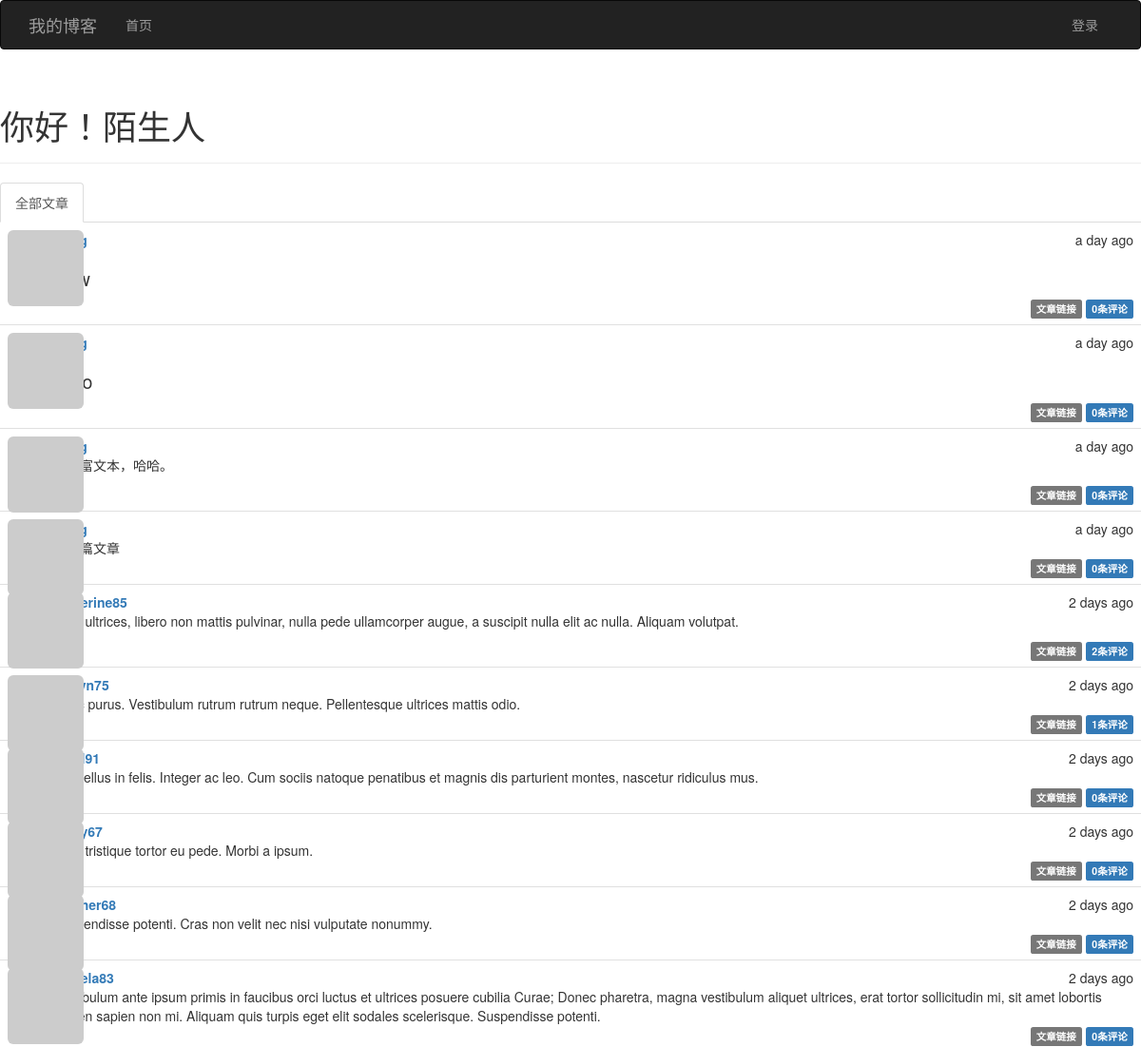
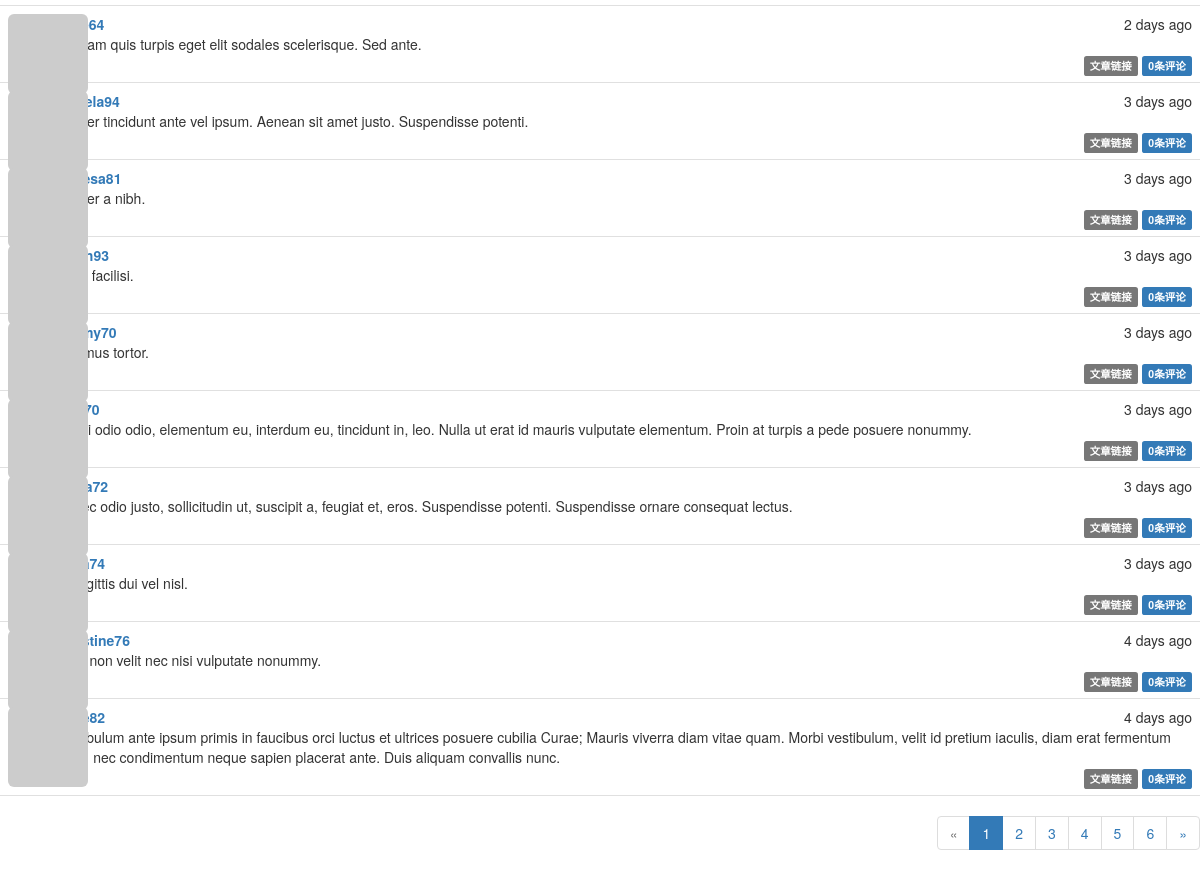
The page / on the database its author committed (2 pictures, top to bottom).
### app/models.py (models this page shows, shortened)
class Post(db.Model):
    __tablename__ = 'posts'
    id = db.Column(db.Integer, primary_key=True)
    body = db.Column(db.Text)
    body_html = db.Column(db.Text)
    timestamp = db.Column(db.DateTime, index=True, default=datetime.utcnow)
    author_id = db.Column(db.Integer, db.ForeignKey('users.id'))
    comments = db.relationship("Comment", backref='post', lazy='dynamic')

class User(UserMixin,db.Model):
    __tablename__='users'
    id = db.Column(db.Integer, primary_key=True)
    email = db.Column(db.String(64), unique=True, index=True)
    username = db.Column(db.String(64), unique=True, index=True)
    password_hash = db.Column(db.String(128))
    confirmed = db.Column(db.Boolean, default=False)
    role_id = db.Column(db.Integer, db.ForeignKey('roles.id'))
    name = db.Column(db.String(64))
    location = db.Column(db.String(64))
    about_me = db.Column(db.Text())
    member_since = db.Column(db.DateTime(), default=datetime.utcnow)
    last_seen = db.Column(db.DateTime(), default=datetime.utcnow)
    avatar_hash = db.Column(db.String(32))
    posts = db.relationship('Post', backref='author', lazy='dynamic')
    followed = db.relationship('Follow',
                               foreign_keys=[Follow.follower_id],
                               backref=db.backref('follower', lazy='joined'),
                               lazy='dynamic',
                               cascade='all, delete-orphan')
    followers = db.relationship('Follow',
                               foreign_keys=[Follow.followed_id],
                               backref=db.backref('followed', lazy='joined'),
                                lazy='dynamic',
                               cascade='all, delete-orphan')
    comments = db.relationship("Comment", backref='author', lazy='dynamic')
    @property
    def password(self):
        raise AttributeError('password is not a readable attribute')
    def gravatar(self, size=100, default='identicon', rating='g'):
        if request.is_secure:
            url = 'http://secure.gravatar.com/avatar'
        else:
            url = 'http://www.gravatar.com/avatar'
        hash = self.avatar_hash or hashlib.md5(
            self.email.encode('utf-8')).hexdigest()
        return '{url}/{hash}?s={size}&d={default}&r={rating}'.format(
            url=url, hash=hash, size=size, default=default, rating=rating)

### app/main/views.py (the view)
@main.route('/', methods=['GET', 'POST'])
def index():
    form = PostForm()
    if current_user.can(Permission.WRITE_ARTICLES) and form.validate_on_submit():
        post = Post(body=form.body.data,
                    author=current_user._get_current_object())
        db.session.add(post)
        return redirect(url_for('.index'))
    page = request.args.get('page', 1, type=int)
    show_followed = False
    if current_user.is_authenticated:
        show_followed = bool(request.cookies.get('show_followed', ''))
    if show_followed:
        query = current_user.followed_posts
    else:
        query = Post.query
    pagination = query.order_by(Post.timestamp.desc()).paginate(
        page, per_page=current_app.config['MYBLOG_POSTS_PER_PAGE'],
        error_out=False)
    posts = pagination.items
    return render_template('index.html', form=form, posts=posts,
                           show_followed=show_followed, pagination=pagination)

### app/auth/views.py (called while the page is built)
@auth.before_app_request
def before_request():
    if current_user.is_authenticated:
        current_user.ping()
        if not current_user.confirmed \
            and request.endpoint \
            and request.endpoint[:5] != 'auth.' \
            and request.endpoint != 'static':
            return redirect(url_for('auth.unconfirmed'))

### app/main/__init__.py (called while the page is built)
@main.app_context_processor
def inject_permissions():
    return dict(Permission=Permission)

### app/models.py (called while the page is built)
    def can(self, permissions):
        return False

    def is_administrator(self):
        return False

### app/templates/index.html (shortened to what this page needs)
{% extends "base.html" %}
{% import "bootstrap/wtf.html" as wtf %}
{% import "_macros.html" as macros %}
{% block page_content %}
<div class="page-header">
    <h1>你好！{% if current_user.is_authenticated %}{{ current_user.username }}{% else %}陌生人{% endif %}</h1>
</div>
<div class="post-tabs">
    <ul class="nav nav-tabs">
        <li {% if not show_followed %} class="active" {% endif %}><a href="{{ url_for('.show_all') }}">全部文章</a> </li>
    </ul>
    {% include '_posts.html' %}
</div>
{% if pagination %}
<div class="pagination">
    {{ macros.pagination_widget(pagination, '.index') }}
</div>
{% endif %}
{% endblock %}

### app/templates/_posts.html (shortened to what this page needs)
<ul class="posts">
    {% for post in posts %}
    <li class="post">
        <div class="profile-thumbnail">
            <a href="{{ url_for('.user', username=post.author.username) }}">
                <img class="img-rounded profile-thumbnail" src="{{ post.author.gravatar(size=40) }}">
            </a>
        </div>
        <div class="post-content">
            <div class="post-date">{{ moment(post.timestamp).fromNow() }}</div>
            <div class="post-author">
                <a href="{{ url_for('.user', username=post.author.username) }}">
                    {{ post.author.username }}
                </a>
            </div>
            <div class="post-body">
                {% if post.body_html %}
                {{ post.body_html | safe }}
                {% else %}
                {{ post.body }}
                {% endif %}
            </div>
            <div class="post-footer">
                <a href="{{ url_for('.post', id=post.id) }}">
                    <span class="label label-default">文章链接</span>
                </a>
                <a href="{{ url_for('.post', id=post.id) }}#comments">
                    <span class="label label-primary">{{ post.comments.count() }}条评论</span>
                </a>
            </div>
        </div>
    </li>
    {% endfor %}
</ul>

### app/static/styles.css (style rules this page uses)
.profile-thumbnail { position: absolute; }
div.post-tabs { margin-top: 16px; }
ul.posts { list-style-type: none; padding: 0px; margin: 16px 0px 0px 0px; border-top: 1px solid #e0e0e0; }
div.post-tabs ul.posts { margin: 0px; border-top: none; }
ul.posts li.post { padding: 8px; border-bottom: 1px solid #e0e0e0; }
div.post-date { float: right; }
div.post-author { font-weight: bold; }
div.post-content { margin-left: 48px; min-height: 48px; }
div.post-footer { text-align: right; }
div.pagination { width: 100%; text-align: right; padding: 0px; margin: 0px; }
.post-body h1 { font-size: 140%; }

### rows shown on the page
Post: timestamp "a day ago", comments.count "0"
Post: timestamp "a day ago", comments.count "0"
Post: timestamp "a day ago", body_html "添加富文本，哈哈。", comments.count "0"
Post: timestamp "a day ago", body "第一篇文章", comments.count "0"
Post: timestamp "2 days ago", author.username "catherine85", body_html "Nam ultrices, libero non mattis pulvinar, nulla pede ullamcorper augue, a suscipit nulla elit ac nulla. Aliquam volutpat.", comments.count "2"
Post: timestamp "2 days ago", body "Nunc purus. Vestibulum rutrum rutrum neque. Pellentesque ultrices mattis odio.", comments.count "1"
Post: timestamp "2 days ago", body "Phasellus in felis. Integer ac leo. Cum sociis natoque penatibus et magnis dis parturient montes, nascetur ridiculus mus.", comments.count "0"
Post: timestamp "2 days ago", body "Nam tristique tortor eu pede. Morbi a ipsum.", comments.count "0"
Post: timestamp "2 days ago", author.username "heather68", body "Suspendisse potenti. Cras non velit nec nisi vulputate nonummy.", comments.count "0"
Post: timestamp "2 days ago", body "Vestibulum ante ipsum primis in faucibus orci luctus et ultrices posuere cubilia Curae; Donec pharetra, magna vestibulum aliquet ultrices, erat tortor sollicitudin mi, sit amet lobortis sapien sapien non mi. Aliquam quis turpis eget elit sodales scelerisque. Suspendisse potenti.", comments.count "0"
Post: timestamp "2 days ago", body "Aliquam quis turpis eget elit sodales scelerisque. Sed ante.", comments.count "0"
Post: timestamp "3 days ago", body "Integer tincidunt ante vel ipsum. Aenean sit amet justo. Suspendisse potenti.", comments.count "0"
Post: timestamp "3 days ago", author.username "theresa81", body "Integer a nibh.", comments.count "0"
Post: timestamp "3 days ago", body "Nulla facilisi.", comments.count "0"
Post: timestamp "3 days ago", body "Vivamus tortor.", comments.count "0"
Post: timestamp "3 days ago", body "Morbi odio odio, elementum eu, interdum eu, tincidunt in, leo. Nulla ut erat id mauris vulputate elementum. Proin at turpis a pede posuere nonummy.", comments.count "0"
Post: timestamp "3 days ago", body "Donec odio justo, sollicitudin ut, suscipit a, feugiat et, eros. Suspendisse potenti. Suspendisse ornare consequat lectus.", comments.count "0"
Post: timestamp "3 days ago", body "In sagittis dui vel nisl.", comments.count "0"
Post: timestamp "4 days ago", author.username "christine76", body "Cras non velit nec nisi vulputate nonummy.", comments.count "0"
Post: timestamp "4 days ago", body "Vestibulum ante ipsum primis in faucibus orci luctus et ultrices posuere cubilia Curae; Mauris viverra diam vitae quam. Morbi vestibulum, velit id pretium iaculis, diam erat fermentum justo, nec condimentum neque sapien placerat ante. Duis aliquam convallis nunc.", comments.count "0"

### other values the page prints
{{ p }} "1"
{{ p }} "2" "3" "4" "5" "6"
